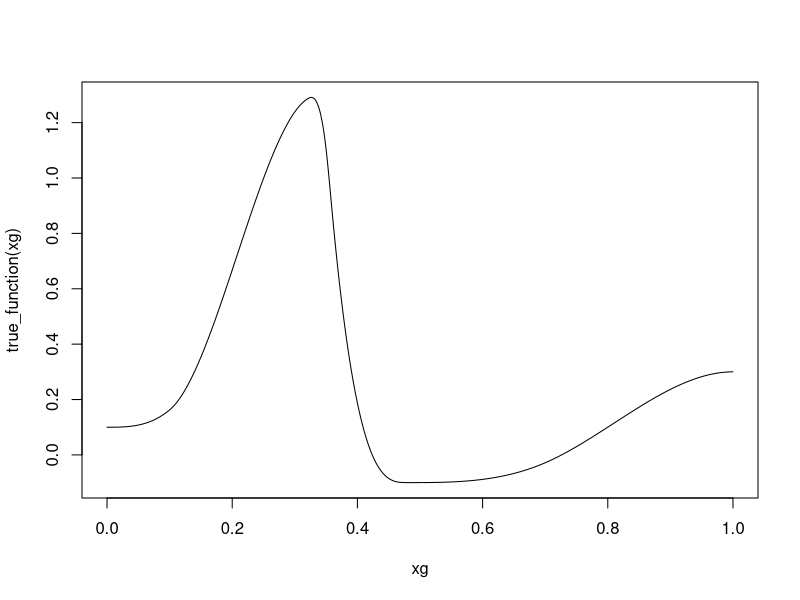
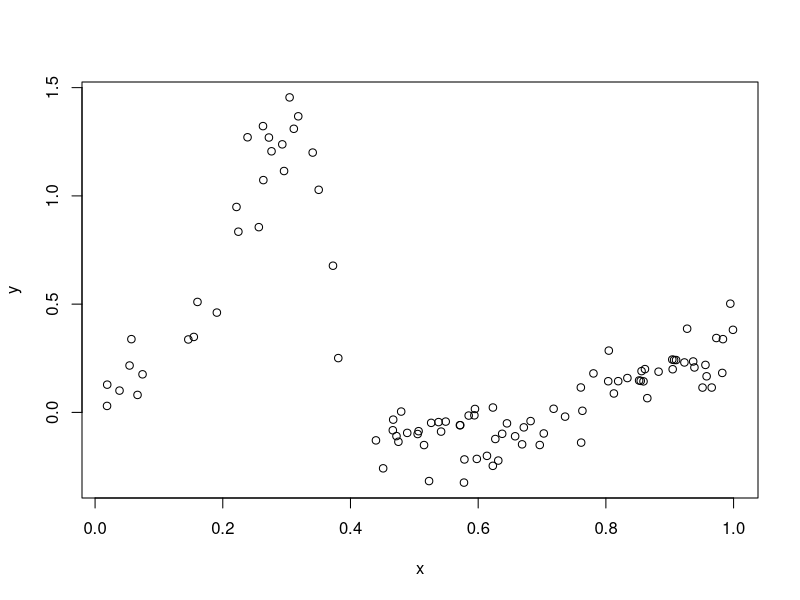
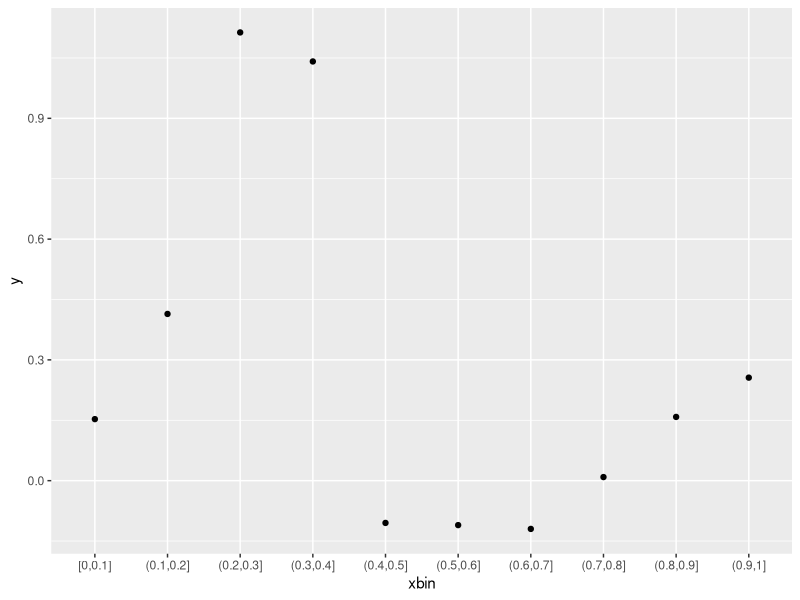
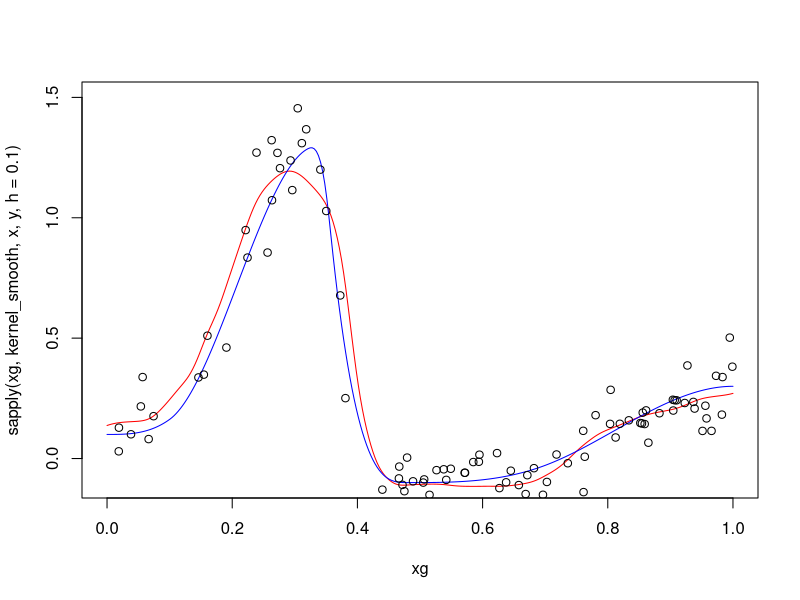
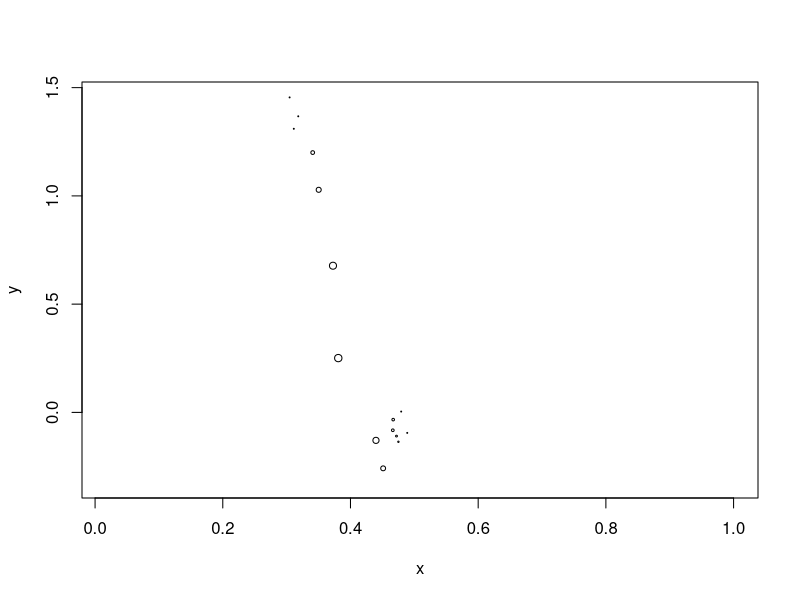
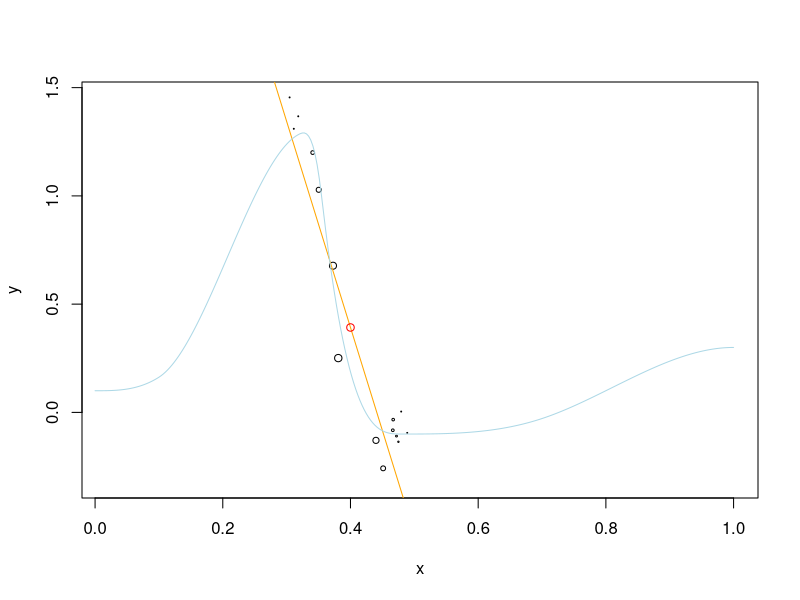
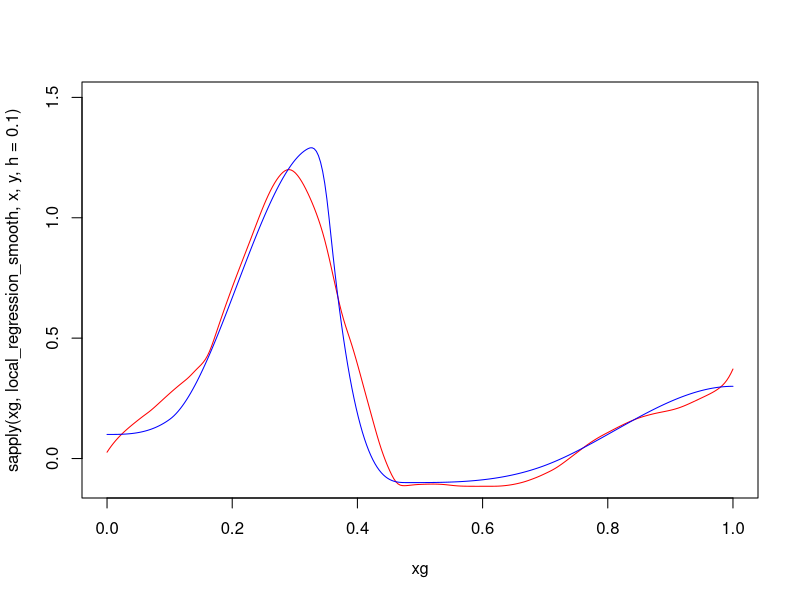
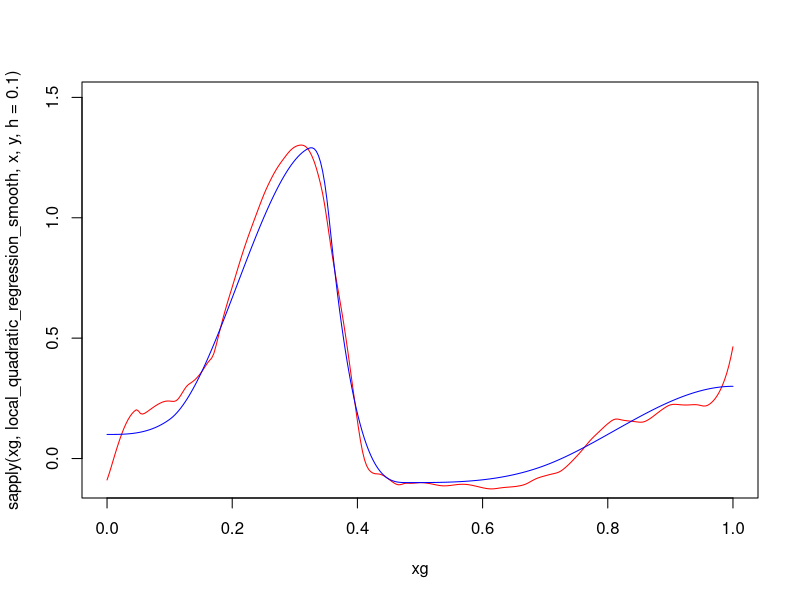

Generate these figures, in order, with R: (Note: this script raises an error after producing the figures.)
## ---- chunk 1
library( splines )

spline_coefs = c( .1, .1, .1, .3, 1.3, 1.3, -.1, -.1, -.1, .3, .3  )
spline_knots = c( .1, .1, .32, .35, .36, .48, .7 )
  
true_function <- function(x)
   bs( x, knots=spline_knots, intercept=TRUE ) %*% spline_coefs

xg <- seq( 0, 1, length.out=1000 )
plot( xg, true_function( xg ), type="l" )
## ---- chunk 2
n <- 100
set.seed( 13245769 )
x <- runif( n )
## ---- chunk 3
y <- true_function( x ) + rnorm( n, sd=.1 )
## ---- chunk 4
plot( x, y )
## ---- chunk 5
suppressPackageStartupMessages( library( tidyverse ) )

tibble( x, y ) %>%
mutate( xbin = cut_width( x, .1, center=0.05 ) ) %>%
group_by( xbin ) %>%
summarise_all( mean ) %>%
ggplot() + geom_point( aes( xbin, y ) )
## ---- chunk 6
tricube <- function(u)
  ifelse( abs(u) < 1, ( 1 - abs(u)^3 )^3, 0 )
## ---- chunk 7
kernel_smooth <- function( x0, x, y, h ) {
  w <- tricube( ( x - x0 ) / h )
  sum( w * y ) / sum( w )
}
## ---- chunk 8
xg <- seq( 0, 1, length.out = 300 )

plot( 
  xg, 
  sapply( xg, kernel_smooth, x, y, h=.1), 
  type="l", col="red", ylim=c( -.1, 1.5 ) )

lines( xg, true_function( xg ), col="blue" )
points( x, y )
## ---- chunk 9
x0 <- .4

w <- tricube( ( x - x0 ) / .1 )

plot( x, y, cex=w )
## ---- chunk 10
fit <- lm( y ~ x, weights=w )

fit
## ---- chunk 11
coef(fit)
## ---- chunk 12
plot( x, y, cex=w )
abline( a=coef(fit)[1], b=coef(fit)[2], col="orange" )
points( x0, coef(fit)[1] + x0*coef(fit)[2], col="red" )
lines( xg, true_function(xg), col="lightblue" )
## ---- chunk 13
local_regression_smooth <- function( x0, x, y, h ) {
  w <- tricube( ( x - x0 ) / h )
  fit <- lm( y ~ x, weights=w )
  coef(fit)[1] + x0 * coef(fit)[2]
}
## ---- chunk 14
plot( 
  xg, 
  sapply( xg, local_regression_smooth, x, y, h=.1), 
  type="l", col="red", ylim=c( -.1, 1.5 ) )

lines( xg, true_function( xg ), col="blue" )
## ---- chunk 15
local_quadratic_regression_smooth <- function( x0, x, y, h ) {
  w <- tricube( ( x - x0 ) / h )
  fit <- lm( y ~ x + I(x^2), weights=w )
  coef(fit)[1] + x0 * coef(fit)[2] + x0^2 * coef(fit)[3]
}
## ---- chunk 16
plot( 
  xg, 
  sapply( xg, local_quadratic_regression_smooth, x, y, h=.1), 
  type="l", col="red", ylim=c( -.1, 1.5 ) )

lines( xg, true_function( xg ), col="blue" )
## ---- chunk 17
plot( x, y, xlim=c(0,1), ylim=c(-.2,1.6) )

for( i in 1:100 ) {
  bss <- sample.int( length(x), replace=TRUE )
  lines( xg, sapply( xg, kernel_smooth, x[bss], y[bss], h=.1 ), 
     col = adjustcolor( "red", alpha=.1 ) ) }

lines( xg, true_function(xg), col="blue" )
## ---- chunk 18
plot( x, y, xlim=c(0,1), ylim=c(-.2,1.6) )

for( i in 1:100 ) {
  bss <- sample.int( length(x), replace=TRUE )
  lines( xg, sapply( xg, local_quadratic_regression_smooth, x[bss], y[bss], h=.1 ), 
     col = adjustcolor( "red", alpha=.1 ) ) }

lines( xg, true_function(xg), col="blue" )
## ---- chunk 19
yhat_loo <- sapply( 1:length(x), function(i)
  kernel_smooth( x[i], x[-i], y[-i], h=.1 ) ) 

plot( x, y )
points( x, yhat_loo, col="red" )
## ---- chunk 20
mean( ( y - yhat_loo )^2 )  # Mean squared error
## ---- chunk 21
yhat_loo <- sapply( 1:length(x), function(i)
  local_quadratic_regression_smooth( x[i], x[-i], y[-i], h=.1 ) ) 

mean( ( y - yhat_loo )^2 )
## ---- chunk 22
set.seed( 13245768 )

x <- sample( c( rbeta( n/2, 3, 7 ), rbeta( n/2, 9, 1 ) ) )
y <- true_function( x ) + rnorm( n, sd=.1 )

plot( x, y )
lines( xg, sapply( xg, local_quadratic_regression_smooth, x, y, h=.1 ), col="red" )
lines( xg, true_function( xg ), col="blue" )
## ---- chunk 23
local_quadratic_regression_adaptive_smooth <- function( x0, x, y, hn ) {
  ds <- sort( abs( x - x0 ) )
  h <- ds[hn]
  w <- tricube( ( x - x0 ) / h )
  fit <- lm( y ~ x + I(x^2), weights=w )
  coef(fit)[1] + x0 * coef(fit)[2] + x0^2 * coef(fit)[3]
}

plot( x, y )
lines( xg, sapply( xg, local_regression_adaptive_smooth, x, y, hn=30 ), col="red" )
lines( xg, true_function( xg ), col="blue" )
## ---- chunk 24
n <- 300
## ---- chunk 25
set.seed( 13245768 )
x <- runif(n)
## ---- chunk 26
s = round( exp( rnorm( n, log(1e3), .5 ) ) )

hist( log10(s) )
## ---- chunk 27
true_fraction <- function(x) exp( true_function(x) * 4 - 8 )

q <- true_fraction(x)

plot( x, q, log="y")
## ---- chunk 28
k <- rpois( n, q * s )

plot( x, log( k/s * 1e4 + 1 ) )
## ---- chunk 29
kernel_smooth_Poisson <- function( x0, x, k, s, h ) {
  w <- tricube( ( x - x0 ) / h )
  sum( w * k ) / sum( w * s )
}
## ---- chunk 30
xg <- seq( 0, 1, length.out = 300 )

plot( xg, sapply( xg, kernel_smooth_Poisson, x, k, s, h=.1 ), 
  type="l", col="red", log="y" )

lines( xg, true_fraction( xg ), col="blue" )

## ---- chunk 31
t <- seq( from=0, by=10, length.out=20 )
expected_counts_per_min <- 100* 2^( - t / 20 )

k <- rpois( length(t), expected_counts_per_min )

plot( t, k )
## ---- chunk 32
plot( t, k, log="y")
## ---- chunk 33
ll <- function( alpha, kappa )
  sum( dpois( k, alpha * exp( -kappa * t ), log=TRUE ) )
## ---- chunk 34
optim( 
  c( 50, 0.1 ),
  function( x ) -ll( x[1], x[2] ) )
## ---- chunk 35
fit <- glm( k ~ t, family = poisson(link="log") )
fit
## ---- chunk 36
exp(coef(fit)[1])
## ---- chunk 37
set.seed( 13245768 )
x <- runif(n)
s <- round( exp( rnorm( n, log(1e3), .5 ) ) )
k <- rpois( n, q * s )

plot( x, log( k/s * 1e4 + 1 ) )
## ---- chunk 38
local_regression_smooth_Poisson <- function( x0, x, k, s, h ) {
  w <- tricube( ( x - x0 ) / h )
  fit <- glm( k ~ x, weights=w, offset=log(s), family=poisson("log") )
  unname( coef(fit)[1] + x0 * coef(fit)[2] )
}
## ---- chunk 39
yhat <- sapply( xg, local_regression_smooth_Poisson, x, k, s, .1 )

plot( x, log( k/s + 1e-4 ), col="gray" )
lines( xg, yhat, col="red" )
lines( xg, log( true_fraction( xg ) ), col="blue" ) 
